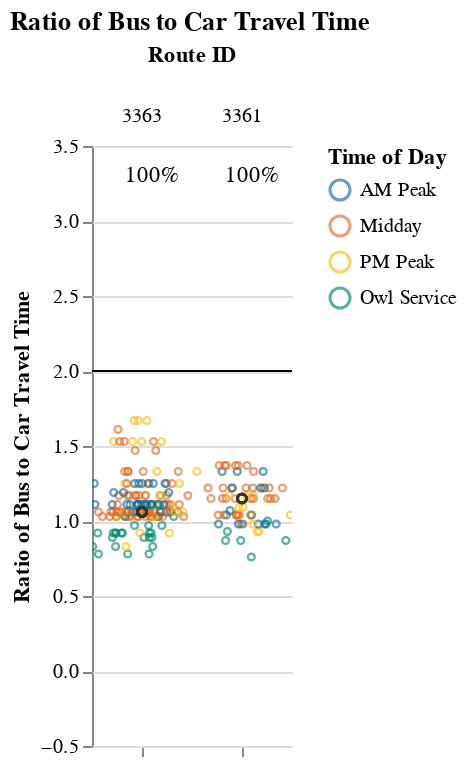
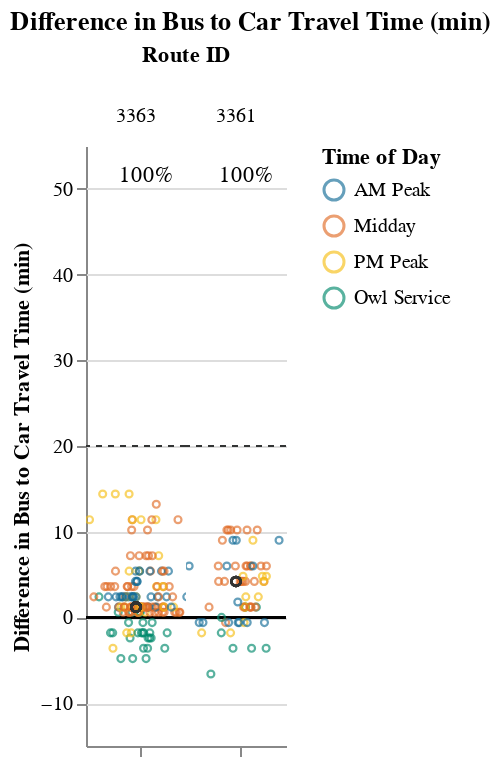

The notebook cell these images were saved under, in order:
### Markdown cell above
## Viable Competitive Routes
### Short Routes (< 1 hr)

### Code cell
# Allow for possibility that operator doesn't have routes that fall into certain route_groups
# But, jupyterbook will not like markdown with f-string
# separate out route_group and put in each cell, and use try/except + if to display...
# but all 3 route groups must be displayed. just add sentence about why no routes were returned at the end
route_group = "short"
try:
    display_charts_for_route_group(df, route_group)
except:
    print("No routes meet this criteria.")

### Figure 1 — Vega-Lite specification as saved in the notebook (floating-point values rounded to 4 significant figures; data arrays with more than 128 entries replaced by an {"elided": "..."} marker saying what was removed)
{"config": {"view": {"continuousWidth": 400, "continuousHeight": 300, "stroke": null}, "facet": {"spacing": 0}}, "data": {"name": "data-254ecd485c8b5f1bb003f17b6271ab77"}, "facet": {"column": {"field": "route_id", "sort": ["3363", "3361"], "title": "Route ID", "type": "nominal"}}, "spec": {"layer": [{"mark": "rule", "encoding": {"color": {"value": "black"}, "y": {"field": "cutoff", "type": "quantitative"}}, "selection": {"selector001": {"type": "interval", "bind": "scales", "encodings": ["x", "y"]}}}, {"mark": {"type": "point", "opacity": 0.65, "size": 12, "strokeWidth": 1.1}, "encoding": {"color": {"field": "time_of_day", "scale": {"range": ["#136C97", "#E16B26", "#F6BF16", "#00896B", "#7790A3", "#5B559C"]}, "sort": ["AM Peak", "Midday", "PM Peak", "Owl Service"], "title": "Time of Day", "type": "nominal"}, "tooltip": [{"field": "route_id", "type": "nominal"}, {"field": "route_name", "type": "nominal"}, {"field": "trip_id", "type": "nominal"}, {"field": "service_hours", "type": "quantitative"}, {"field": "car_duration_hours", "type": "quantitative"}, {"field": "bus_multiplier", "type": "quantitative"}, {"field": "bus_difference", "type": "quantitative"}, {"field": "num_trips", "type": "quantitative"}, {"field": "num_competitive", "type": "quantitative"}, {"field": "pct_trips_competitive", "type": "quantitative"}, {"field": "p25", "type": "quantitative"}, {"field": "p50", "type": "quantitative"}, {"field": "p75", "type": "quantitative"}], "x": {"axis": {"grid": false, "labels": false, "ticks": true, "values": [0]}, "field": "jitter", "scale": {}, "title": null, "type": "quantitative"}, "y": {"field": "bus_multiplier", "scale": {"domain": [-0.25, 3.3]}, "title": "Ratio of Bus to Car Travel Time", "type": "quantitative"}}, "transform": [{"calculate": "sqrt(-2*log(random()))*cos(2*PI*random())", "as": "jitter"}], "width": 50}, {"layer": [{"mark": {"type": "point", "opacity": 0.6, "size": 20, "strokeWidth": 1.3}, "encoding": {"color": {"value": "#323434"}, "y": {"field": "bus_multiplier", "type": "quantitative"}}, "transform": [{"filter": "(datum.p50_trip === 1)"}]}, {"mark": {"type": "text", "align": "center", "baseline": "middle"}, "encoding": {"color": {"value": "black"}, "text": {"field": "pct_trips_competitive", "format": ".0%", "type": "quantitative"}, "tooltip": [{"field": "route_id", "type": "nominal"}, {"field": "route_name", "type": "nominal"}, {"field": "trip_id", "type": "nominal"}, {"field": "service_hours", "type": "quantitative"}, {"field": "car_duration_hours", "type": "quantitative"}, {"field": "bus_multiplier", "type": "quantitative"}, {"field": "bus_difference", "type": "quantitative"}, {"field": "num_trips", "type": "quantitative"}, {"field": "num_competitive", "type": "quantitative"}, {"field": "pct_trips_competitive", "type": "quantitative"}, {"field": "p25", "type": "quantitative"}, {"field": "p50", "type": "quantitative"}, {"field": "p75", "type": "quantitative"}], "x": {"value": 30}, "y": {"value": 15}}, "transform": [{"calculate": "sqrt(-2*log(random()))*cos(2*PI*random())", "as": "jitter"}, {"filter": "(datum.fastest_trip === 1)"}]}]}]}, "resolve": {"scale": {"y": "shared"}}, "title": "Ratio of Bus to Car Travel Time", "$schema": "https://vega.github.io/schema/vega-lite/v4.17.0.json", "datasets": {"data-254ecd485c8b5f1bb003f17b6271ab77": {"elided": "219 records"}}}

### Figure 2 — Vega-Lite specification as saved in the notebook (floating-point values rounded to 4 significant figures; data arrays with more than 128 entries replaced by an {"elided": "..."} marker saying what was removed)
{"config": {"view": {"continuousWidth": 400, "continuousHeight": 300, "stroke": null}, "facet": {"spacing": 0}}, "data": {"name": "data-fc0b5bb1e983157844141dcbdc20012a"}, "facet": {"column": {"field": "route_id", "sort": ["3363", "3361"], "title": "Route ID", "type": "nominal"}}, "spec": {"layer": [{"mark": "rule", "encoding": {"color": {"value": "black"}, "y": {"field": "cutoff", "type": "quantitative"}}, "selection": {"selector002": {"type": "interval", "bind": "scales", "encodings": ["x", "y"]}}}, {"mark": {"type": "rule", "strokeDash": [3, 3]}, "encoding": {"color": {"value": "#323434"}, "y": {"field": "cutoff2", "type": "quantitative"}}}, {"mark": {"type": "point", "opacity": 0.65, "size": 12, "strokeWidth": 1.1}, "encoding": {"color": {"field": "time_of_day", "scale": {"range": ["#136C97", "#E16B26", "#F6BF16", "#00896B", "#7790A3", "#5B559C"]}, "sort": ["AM Peak", "Midday", "PM Peak", "Owl Service"], "title": "Time of Day", "type": "nominal"}, "tooltip": [{"field": "route_id", "type": "nominal"}, {"field": "route_name", "type": "nominal"}, {"field": "trip_id", "type": "nominal"}, {"field": "service_hours", "type": "quantitative"}, {"field": "car_duration_hours", "type": "quantitative"}, {"field": "bus_multiplier", "type": "quantitative"}, {"field": "bus_difference", "type": "quantitative"}, {"field": "num_trips", "type": "quantitative"}, {"field": "num_competitive", "type": "quantitative"}, {"field": "pct_trips_competitive", "type": "quantitative"}, {"field": "p25", "type": "quantitative"}, {"field": "p50", "type": "quantitative"}, {"field": "p75", "type": "quantitative"}], "x": {"axis": {"grid": false, "labels": false, "ticks": true, "values": [0]}, "field": "jitter", "scale": {}, "title": null, "type": "quantitative"}, "y": {"field": "bus_difference", "scale": {"domain": [-13.8, 51.0]}, "title": "Difference in Bus to Car Travel Time (min)", "type": "quantitative"}}, "transform": [{"calculate": "sqrt(-2*log(random()))*cos(2*PI*random())", "as": "jitter"}], "width": 50}, {"layer": [{"mark": {"type": "point", "opacity": 0.6, "size": 20, "strokeWidth": 1.3}, "encoding": {"color": {"value": "#323434"}, "y": {"field": "bus_difference", "type": "quantitative"}}, "transform": [{"filter": "(datum.p50_trip === 1)"}]}, {"mark": {"type": "text", "align": "center", "baseline": "middle"}, "encoding": {"color": {"value": "black"}, "text": {"field": "pct_trips_competitive", "format": ".0%", "type": "quantitative"}, "tooltip": [{"field": "route_id", "type": "nominal"}, {"field": "route_name", "type": "nominal"}, {"field": "trip_id", "type": "nominal"}, {"field": "service_hours", "type": "quantitative"}, {"field": "car_duration_hours", "type": "quantitative"}, {"field": "bus_multiplier", "type": "quantitative"}, {"field": "bus_difference", "type": "quantitative"}, {"field": "num_trips", "type": "quantitative"}, {"field": "num_competitive", "type": "quantitative"}, {"field": "pct_trips_competitive", "type": "quantitative"}, {"field": "p25", "type": "quantitative"}, {"field": "p50", "type": "quantitative"}, {"field": "p75", "type": "quantitative"}], "x": {"value": 30}, "y": {"value": 15}}, "transform": [{"calculate": "sqrt(-2*log(random()))*cos(2*PI*random())", "as": "jitter"}, {"filter": "(datum.fastest_trip === 1)"}]}]}]}, "resolve": {"scale": {"y": "shared"}}, "title": "Difference in Bus to Car Travel Time (min)", "$schema": "https://vega.github.io/schema/vega-lite/v4.17.0.json", "datasets": {"data-fc0b5bb1e983157844141dcbdc20012a": {"elided": "219 records"}}}
